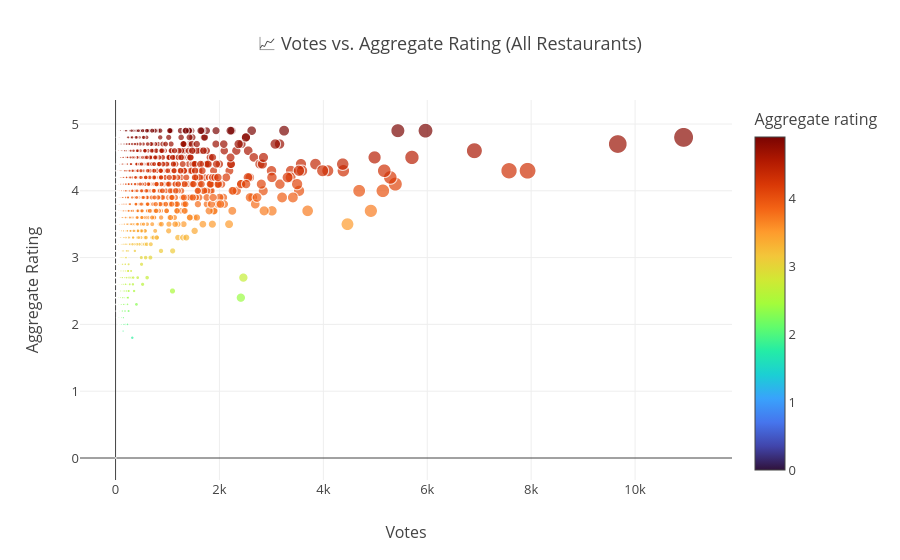
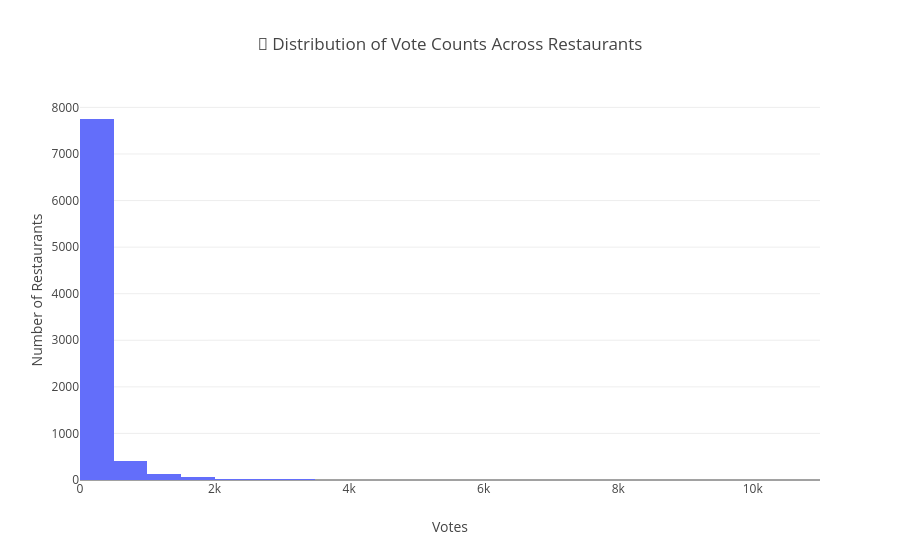
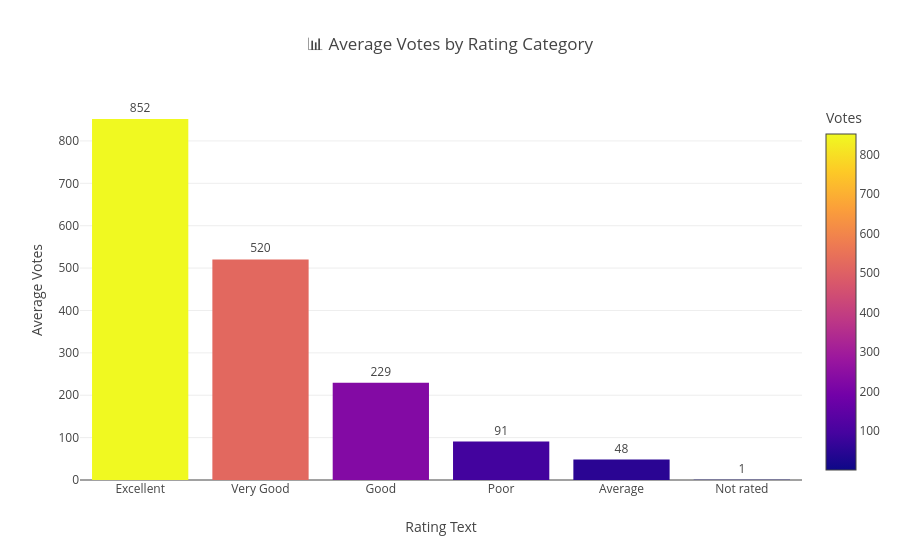

Notebook code for these charts, in order:
### Code cell
# 📦 Import Libraries
import pandas as pd
import plotly.express as px
import seaborn as sns
import matplotlib.pyplot as plt
import numpy as np

# 📥 Load Dataset
df = pd.read_csv(r"C:\Users\acer\Downloads\Data Analysis Internship__Dataset__Cognifyz Technologies.csv")

# 🔧 Pre-cleaning
df = df.dropna(subset=['Votes', 'Aggregate rating', 'Restaurant Name', 'Rating text'])
df = df[df['Votes'] >= 0]  # Remove any weird negative vote values
df['Votes'] = df['Votes'].astype(int)

# --------------------------------------------------------------------------------
# 🔍 STEP 1: Top 10 Highest & Lowest Voted Restaurants
# --------------------------------------------------------------------------------
top_votes = df[['Restaurant Name', 'Votes', 'Aggregate rating']].sort_values(by='Votes', ascending=False).head(10)
low_votes = df[['Restaurant Name', 'Votes', 'Aggregate rating']].sort_values(by='Votes', ascending=True).head(10)

print("🏆 Top 10 Most Voted Restaurants:")
print(top_votes.to_string(index=False))

print("\n⚠️ Bottom 10 Least Voted Restaurants:")
print(low_votes.to_string(index=False))

# --------------------------------------------------------------------------------
# 📊 STEP 2: Scatter Plot – Votes vs Aggregate Rating
# --------------------------------------------------------------------------------
fig1 = px.scatter(
    df[df['Votes'] > 0],  # Exclude 0-vote entries
    x='Votes',
    y='Aggregate rating',
    color='Aggregate rating',
    size='Votes',
    hover_name='Restaurant Name',
    title='📈 Votes vs. Aggregate Rating (All Restaurants)',
    color_continuous_scale='Turbo'
)
fig1.update_layout(
    xaxis_title='Votes',
    yaxis_title='Aggregate Rating',
    plot_bgcolor='white',
    font=dict(size=13)
)
fig1.show()

# --------------------------------------------------------------------------------
# 🧮 STEP 3: Pearson Correlation between Votes and Rating
# --------------------------------------------------------------------------------
correlation = df[['Votes', 'Aggregate rating']].corr().iloc[0, 1].round(3)
print(f"\n📊 Pearson Correlation between Votes and Aggregate Rating: {correlation}")

# Visualize with regression line (Seaborn)
plt.figure(figsize=(8, 5))
sns.regplot(data=df, x='Votes', y='Aggregate rating', scatter_kws={'alpha':0.6}, line_kws={'color':'red'})
plt.title("📉 Regression: Votes vs Aggregate Rating")
plt.xlabel("Votes")
plt.ylabel("Aggregate Rating")
plt.grid(True, linestyle='--', alpha=0.6)
plt.tight_layout()
plt.show()

# --------------------------------------------------------------------------------
# 🔢 STEP 4: Histogram of Vote Distribution
# --------------------------------------------------------------------------------
fig2 = px.histogram(
    df[df['Votes'] > 0],
    x='Votes',
    nbins=50,
    title='🔢 Distribution of Vote Counts Across Restaurants',
    color_discrete_sequence=['#636EFA']
)
fig2.update_layout(xaxis_title='Votes', yaxis_title='Number of Restaurants')
fig2.show()

# --------------------------------------------------------------------------------
# 🧠 STEP 5: Average Votes by Rating Category
# --------------------------------------------------------------------------------
votes_by_rating = df.groupby('Rating text')['Votes'].mean().reset_index().sort_values(by='Votes', ascending=False)

fig3 = px.bar(
    votes_by_rating,
    x='Rating text',
    y='Votes',
    color='Votes',
    text='Votes',
    title='📊 Average Votes by Rating Category',
    color_continuous_scale='Plasma'
)
fig3.update_traces(texttemplate='%{text:.0f}', textposition='outside')
fig3.update_layout(
    xaxis_title='Rating Text',
    yaxis_title='Average Votes',
    uniformtext_minsize=8,
    uniformtext_mode='hide'
)
fig3.show()

### Figure 1 — Plotly figure (JSON) as saved in the notebook; plotly's stock layout.template omitted (floating-point values rounded to 4 significant figures; data arrays with more than 128 entries replaced by an {"elided": "..."} marker saying what was removed)
{"data": [{"hovertemplate": "<b>%{hovertext}</b><br><br>Votes=%{marker.size}<br>Aggregate rating=%{marker.color}<extra></extra>", "hovertext": {"elided": "8457 str values"}, "legendgroup": "", "marker": {"color": {"elided": "8457 float values"}, "coloraxis": "coloraxis", "size": {"elided": "8457 int values"}, "sizemode": "area", "sizeref": 27.34, "symbol": "circle"}, "mode": "markers", "name": "", "showlegend": false, "type": "scattergl", "x": {"elided": "8457 int values"}, "xaxis": "x", "y": {"elided": "8457 float values"}, "yaxis": "y"}], "layout": {"autosize": true, "coloraxis": {"colorbar": {"title": {"text": "Aggregate rating"}}, "colorscale": [[0, "#30123b"], [0.07143, "#4145ab"], [0.1429, "#4675ed"], [0.2143, "#39a2fc"], [0.2857, "#1bcfd4"], [0.3571, "#24eca6"], [0.4286, "#61fc6c"], [0.5, "#a4fc3b"], [0.5714, "#d1e834"], [0.6429, "#f3c63a"], [0.7143, "#fe9b2d"], [0.7857, "#f36315"], [0.8571, "#d93806"], [0.9286, "#b11901"], [1, "#7a0402"]]}, "font": {"size": 13}, "legend": {"itemsizing": "constant", "tracegroupgap": 0}, "plot_bgcolor": "white", "title": {"text": "📈 Votes vs. Aggregate Rating (All Restaurants)"}, "xaxis": {"anchor": "y", "autorange": true, "domain": [0, 1], "range": [-680.5, 11850.0], "title": {"text": "Votes"}, "type": "linear"}, "yaxis": {"anchor": "x", "autorange": true, "domain": [0, 1], "range": [-0.4023, 5.632], "title": {"text": "Aggregate Rating"}, "type": "linear"}}}

### Figure 2 — Plotly figure (JSON) as saved in the notebook; plotly's stock layout.template omitted (floating-point values rounded to 4 significant figures; data arrays with more than 128 entries replaced by an {"elided": "..."} marker saying what was removed)
{"data": [{"alignmentgroup": "True", "bingroup": "x", "hovertemplate": "Votes=%{x}<br>count=%{y}<extra></extra>", "legendgroup": "", "marker": {"color": "#636EFA", "pattern": {"shape": ""}}, "name": "", "nbinsx": 50, "offsetgroup": "", "orientation": "v", "showlegend": false, "type": "histogram", "x": {"elided": "8457 int values"}, "xaxis": "x", "yaxis": "y"}], "layout": {"autosize": true, "barmode": "relative", "legend": {"tracegroupgap": 0}, "title": {"text": "🔢 Distribution of Vote Counts Across Restaurants"}, "xaxis": {"anchor": "y", "autorange": true, "domain": [0, 1], "range": [-0.5, 11000.0], "title": {"text": "Votes"}, "type": "linear"}, "yaxis": {"anchor": "x", "autorange": true, "domain": [0, 1], "range": [0, 8159.0], "title": {"text": "Number of Restaurants"}}}}

### Figure 3 — Plotly figure (JSON) as saved in the notebook; plotly's stock layout.template omitted (floating-point values rounded to 4 significant figures)
{"data": [{"alignmentgroup": "True", "hovertemplate": "Rating text=%{x}<br>Votes=%{marker.color}<extra></extra>", "legendgroup": "", "marker": {"color": [851.8, 520.5, 229.4, 90.72, 48.25, 0.8701], "coloraxis": "coloraxis", "pattern": {"shape": ""}}, "name": "", "offsetgroup": "", "orientation": "v", "showlegend": false, "text": [851.8, 520.5, 229.4, 90.72, 48.25, 0.8701], "textposition": "outside", "texttemplate": "%{text:.0f}", "type": "bar", "x": ["Excellent", "Very Good", "Good", "Poor", "Average", "Not rated"], "xaxis": "x", "y": [851.8, 520.5, 229.4, 90.72, 48.25, 0.8701], "yaxis": "y"}], "layout": {"autosize": true, "barmode": "relative", "coloraxis": {"colorbar": {"title": {"text": "Votes"}}, "colorscale": [[0, "#0d0887"], [0.1111, "#46039f"], [0.2222, "#7201a8"], [0.3333, "#9c179e"], [0.4444, "#bd3786"], [0.5556, "#d8576b"], [0.6667, "#ed7953"], [0.7778, "#fb9f3a"], [0.8889, "#fdca26"], [1, "#f0f921"]]}, "legend": {"tracegroupgap": 0}, "title": {"text": "📊 Average Votes by Rating Category"}, "uniformtext": {"minsize": 8, "mode": "hide"}, "xaxis": {"anchor": "y", "autorange": true, "domain": [0, 1], "range": [-0.5, 5.5], "title": {"text": "Rating Text"}, "type": "category"}, "yaxis": {"anchor": "x", "autorange": true, "domain": [0, 1], "range": [0, 896.6], "title": {"text": "Average Votes"}, "type": "linear"}}}
